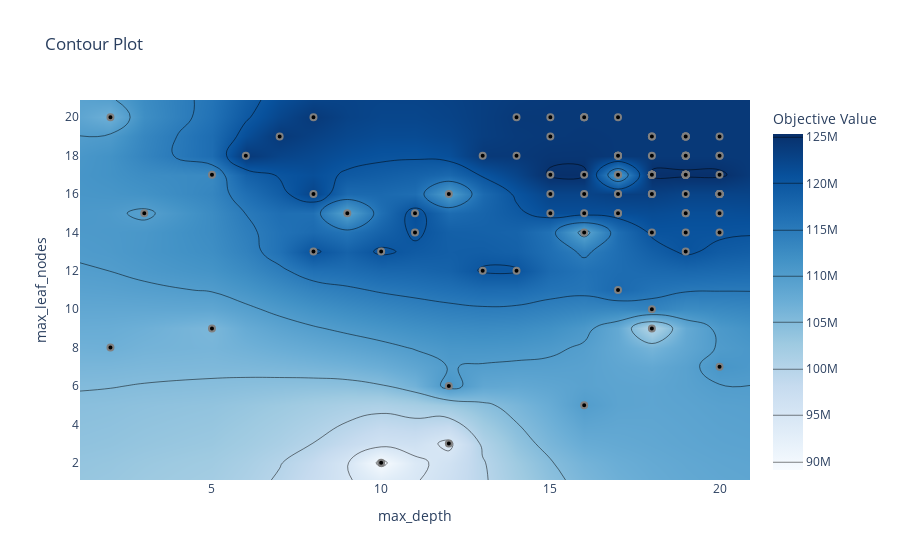

Here is the notebook cell this chart was saved with:
### Code cell
plot_contour(study, params=["max_depth", "max_leaf_nodes"])

### Figure 1 — Plotly figure (JSON) as saved in the notebook; plotly's stock layout.template omitted (floating-point values rounded to 4 significant figures; data arrays with more than 128 entries replaced by an {"elided": "..."} marker saying what was removed)
{"data": [{"colorbar": {"title": {"text": "Objective Value"}}, "colorscale": [[0, "rgb(247,251,255)"], [0.125, "rgb(222,235,247)"], [0.25, "rgb(198,219,239)"], [0.375, "rgb(158,202,225)"], [0.5, "rgb(107,174,214)"], [0.625, "rgb(66,146,198)"], [0.75, "rgb(33,113,181)"], [0.875, "rgb(8,81,156)"], [1, "rgb(8,48,107)"]], "connectgaps": true, "contours": {"coloring": "heatmap"}, "hoverinfo": "none", "line": {"smoothing": 1.3}, "reversescale": false, "type": "contour", "x": [1.1, 2, 3, 5, 6, 7, 8, 9, 10, 11, 12, 13, 14, 15, 16, 17, 18, 19, 20, 20.9], "y": [1.1, 2, 3, 5, 6, 7, 8, 9, 10, 11, 12, 13, 14, 15, 16, 17, 18, 19, 20, 20.9], "z": {"elided": "20x20 float values"}}, {"marker": {"color": "black", "line": {"color": "Gray", "width": 2}}, "mode": "markers", "name": "Feasible Trial", "showlegend": false, "type": "scatter", "x": [8, 5, 9, 20, 15, 5, 12, 12, 12, 11, 2, 17, 15, 8, 16, 19, 14, 8, 6, 2, 10, 16, 18, 14, 14, 17, 16, 13, 7, 10, 19, 20, 18, 18, 18, 19, 19, 20, 18, 17, 15, 19, 19, 19, 20, 18, 17, 20, 19, 16, 18, 19, 17, 19, 20, 18, 19, 17, 3, 15, 18, 19, 19, 20, 16, 18, 20, 17, 19, 16, 13, 18, 18, 19, 17, 20, 18, 19, 20, 17, 18, 19, 19, 19, 20, 18, 16, 19, 17, 11, 18, 15, 19, 20, 17, 18, 20, 16, 19, 18, 20, 18, 19, 18, 17, 19, 18], "y": [16, 9, 15, 16, 16, 17, 6, 3, 16, 15, 20, 11, 20, 20, 20, 19, 12, 13, 18, 8, 13, 20, 18, 20, 18, 20, 14, 18, 19, 2, 17, 19, 17, 17, 17, 14, 17, 15, 9, 16, 15, 17, 17, 17, 16, 14, 17, 16, 15, 5, 10, 17, 18, 19, 16, 17, 13, 18, 15, 19, 17, 17, 16, 18, 17, 19, 14, 15, 18, 16, 12, 17, 17, 19, 18, 16, 17, 18, 7, 15, 16, 17, 18, 17, 16, 17, 15, 19, 17, 14, 16, 17, 18, 17, 18, 19, 16, 20, 15, 17, 18, 17, 17, 16, 16, 18, 17]}, {"marker": {"color": "#cccccc", "line": {"color": "Gray", "width": 2}}, "mode": "markers", "name": "Infeasible Trial", "showlegend": false, "type": "scatter", "x": [], "y": []}], "layout": {"title": {"text": "Contour Plot"}, "xaxis": {"range": [1.1, 20.9], "title": {"text": "max_depth"}}, "yaxis": {"range": [1.1, 20.9], "title": {"text": "max_leaf_nodes"}}}}
